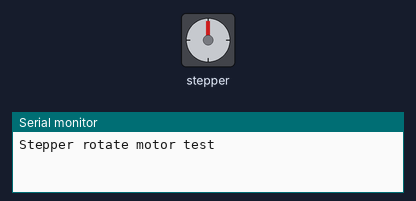
A sketch run on a simulated Arduino Uno, built with avr-gcc and run on an emulated ATmega328P. Parts: stepper motor, the last lines printed to the serial monitor. Stepper angles assume 2048 steps per turn.

Above: at 0.1 s.
At 11.35 s:
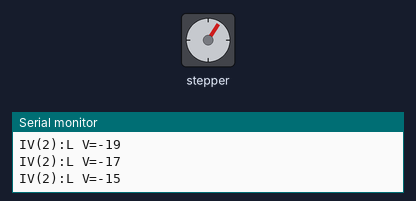
At 22.67 s:
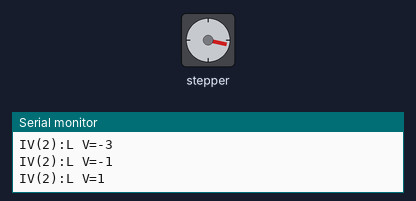
At 39.6 s:
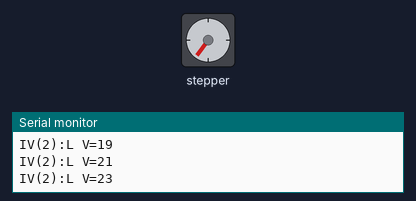
Timing chart, 0 to 40.0 s (numbered marks = the images above):
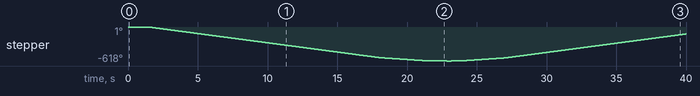

The sketch:

37-MotorStepperRotate.ino
```cpp
// (licence header left out)
#define LOG
#define LOG_LOOP
#include <Easy.h>

//*****************************************************************
// Parameter Motor
#define STEPPER_PIN1 8
#define STEPPER_PIN2 9
#define STEPPER_PIN3 10
#define STEPPER_PIN4 11

// Stepper motor:  28BYJ-48
#define STEPS_PER_ROTATION 32
#define GEAR_RATIO 64

#define MOTOR_SPEED_STEPWIDTH 2
#define STEPWIDTH_MSEC 1500

void setup()
{
  //((*** Initialize: Configure your sketch here....
#ifdef LOG
  GetLog()->printf("Stepper rotate motor test");
#endif

  // Create actuator stepper motor
  MotorStepperRotate* motor = new MotorStepperRotate(STEPPER_PIN1, STEPPER_PIN3, STEPPER_PIN2, STEPPER_PIN4, STEPS_PER_ROTATION, GEAR_RATIO);

  IteratorValue* iteratorValue = new IteratorValue(-motor->getMaxSpeed(), motor->getMaxSpeed(), MOTOR_SPEED_STEPWIDTH, STEPWIDTH_MSEC, cmMin2Max2Min);
  Relation1to1* relationServoOff = new Relation1to1(NULL, motor, iteratorValue);
// ***))

  // Initialize control
  ControlManagerFactory::GetControlManager()->Setup();
}

//*****************************************************************
void loop() {
  //*** Run: No additional code is required

#ifdef LOG_LOOP_DEBUG
  GetLog()->println("Loop");
#endif

  ControlManagerFactory::GetControlManager()->Loop();

  delay(5);
}
```

Measured:
- by itself, stepper: turns 618° counter-clockwise in 21.3 s, then 492° clockwise in 16.8 s
